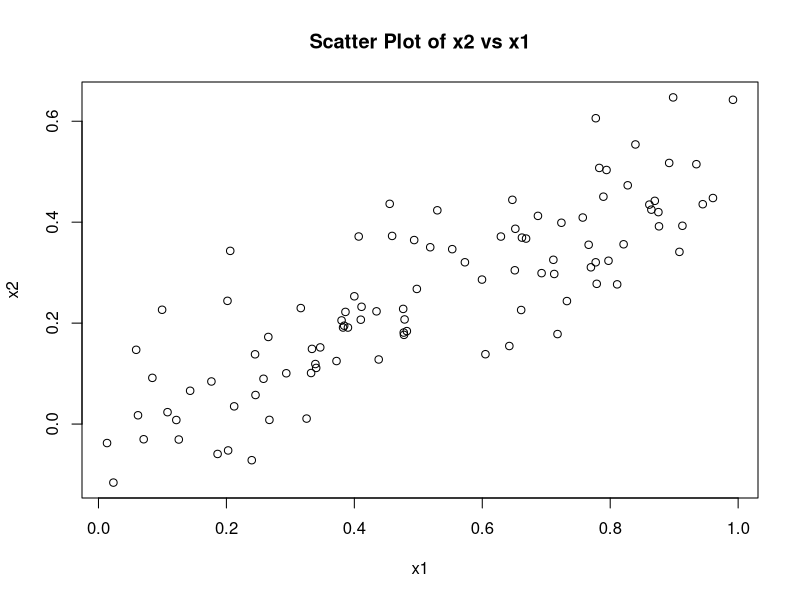
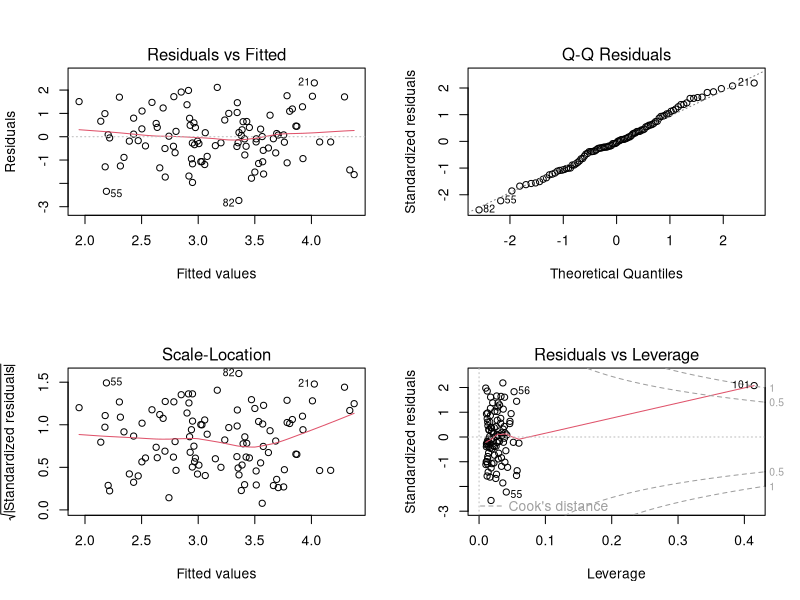

Reproduce these figures in R, in order.
## ---- chunk 1
knitr::opts_chunk$set(echo = TRUE, warning = FALSE, message = FALSE)
## ---- chunk 2
set.seed(1)  # For reproducibility

# Generate independent variables
x1 <- runif(100)
x2 <- 0.5 * x1 + rnorm(100) / 10  # x2 is correlated with x1

# Create dependent variable
y <- 2 + 2 * x1 + 0.3 * x2 + rnorm(100)
## ---- chunk 3
cor(x1, x2)  # ~0.83 indicates high correlation
plot(x2 ~ x1, main = "Scatter Plot of x2 vs x1")
## ---- chunk 4
model_both <- lm(y ~ x1 + x2)
summary(model_both)
## ---- chunk 5
model_x1 <- lm(y ~ x1)
summary(model_x1)
## ---- chunk 6
model_x2 <- lm(y ~ x2)
summary(model_x2)
## ---- chunk 7
x1 <- c(x1, 0.1)
x2 <- c(x2, 0.8)
y <- c(y, 6)

# Refit models with outlier
model_both_outlier <- lm(y ~ x1 + x2)
model_x1_outlier <- lm(y ~ x1)
model_x2_outlier <- lm(y ~ x2)
## ---- chunk 8
par(mfrow = c(2, 2))
plot(model_both_outlier)
## ---- chunk 9
sessionInfo()
